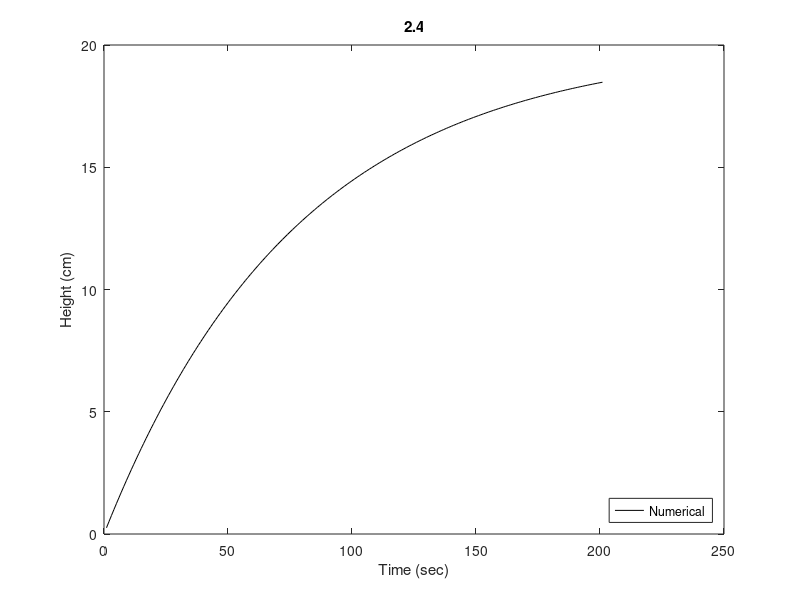

Here is the MATLAB script that generated this plot:
F = 20;
A = pi*(5^2);
deltat = 1;
h0 = 0;
h = [ ];
t(1) = 0;
h(1) = h0+deltat*F/A;
alfa = 1;
for k = 1:200
    t(k+1) =t(k)+deltat;
    %h(k+1) = h(k)+(deltat*((F-alfa*h(k)))/A);
    h(k+1)= h(k)+deltat*F/A-alfa/A*h(k)*deltat;
end
 

% H(1) = h0+deltat*F/A;

figure(1)
plot((1:201)'* deltat,h, 'k');
title('2.4')
xlabel('Time (sec)')
ylabel('Height (cm)')
legend ('Numerical', 'Location', 'southeast')
